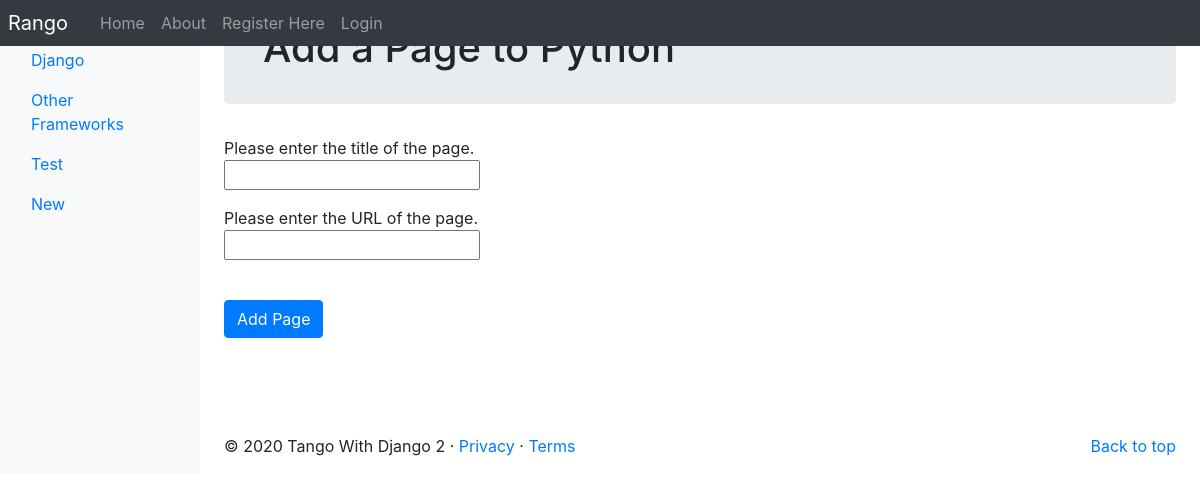
/rango/category/python/add_page/, run on the app's committed database.
### rango/models.py (models this page shows, shortened)
class Category(models.Model):
    name = models.CharField(max_length=128, unique=True)
    views = models.IntegerField(default=0)
    likes = models.IntegerField(default=0)
    slug = models.SlugField(unique=True)
    class Meta:
        verbose_name_plural = "Categories"

### rango/views.py (the view, shortened to what this page needs)
# urls.py: path('category/<slug:category_name_slug>/add_page/', views.add_page, name='add_page'),
def add_page(request, category_name_slug):
    try:
        category = Category.objects.get(slug=category_name_slug)
    except Category.DoesNotExist:
        category = None
    form = PageForm()
    context_dict = {'form': form, 'category': category}
    return render(request, 'rango/add_page.html', context_dict)

### rango/forms.py (shortened to what this page needs)
class PageForm(forms.ModelForm):
    title = forms.CharField(max_length=128, help_text="Please enter the title of the page.")
    url = forms.URLField(max_length=200, help_text="Please enter the URL of the page.")
    views = forms.IntegerField(widget=forms.HiddenInput(), initial=0)
    class Meta:
        model = Page
        exclude = ('category',)

### rango/templatetags/rango_template_tags.py (called while the page is built)
@register.inclusion_tag('rango/cats.html')
def get_category_list(cat=None):
    return {'cats': Category.objects.all(), 'act_cat': cat}

### templates/rango/add_page.html (shortened to what this page needs)
{% extends 'rango/base.html' %}
{% load staticfiles %}
{% block body_block %}
<div class="jumbotron p-4">
  <div class="container">
    <h1 class="jumbotron-heading">Add a Page to {{ category.name }}</h1>
  </div>
</div>
<div class="container">
  <div class="row">
    <form role="form" id="page_form" method="post" action="{% url 'add_page' category.slug %}">
      {% for field in form.visible_fields %}
      {{ field.help_text }}<br />
      {{ field }}<br />
      <div class="p-2"></div>
      {% endfor %}
      <br />
      <button class="btn btn-primary" type="submit" name="submit">Add Page</button>
      <div class="p-5"></div>
    </form>
  </div>
</div>
{% endblock %}

### templates/rango/cats.html (shortened to what this page needs)
<ul class="nav flex-column">
    {% if cats %}
        {% for c in cats %}
        {% if c == act_cat %}
            <li class="nav-item">
                <a class="nav-link active" href="{% url 'show_category' c.slug %}">
                     {{ c.name }}</a>
            </li>
    {% else %}
        <li class="nav-item">
            <a class="nav-link" href="{% url 'show_category' c.slug %}">
                {{ c.name }}</a>
        </li>
    {% endif %}
    {% endfor %} {% else %}
        <li class="nav-item">No Categories Yet!</li>
    {% endif %}
</ul>

### data on the page
Category: name "Django"
Category: name "Other Frameworks"
Category: name "Test"
Category: name "New"
Category: name "Python"

### other printed values
{{ field.help_text }} "Please enter the title of the page." "Please enter the URL of the page."
